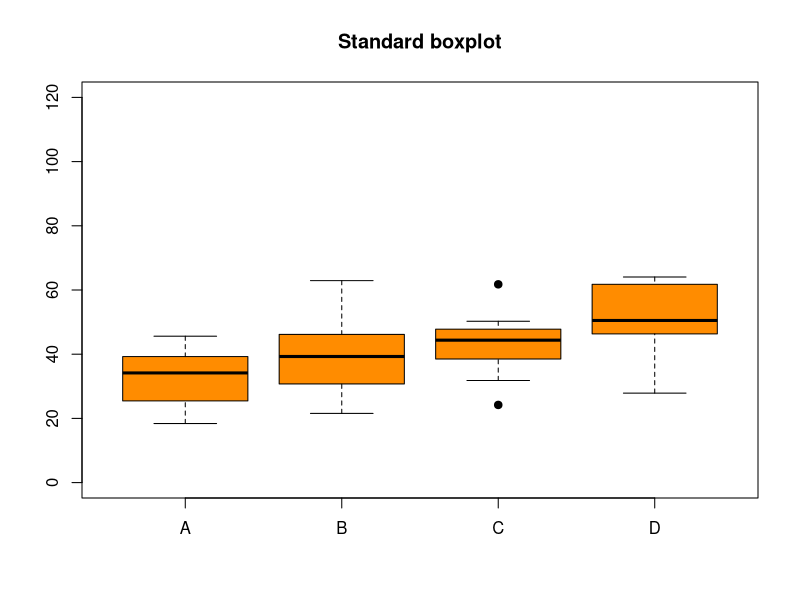
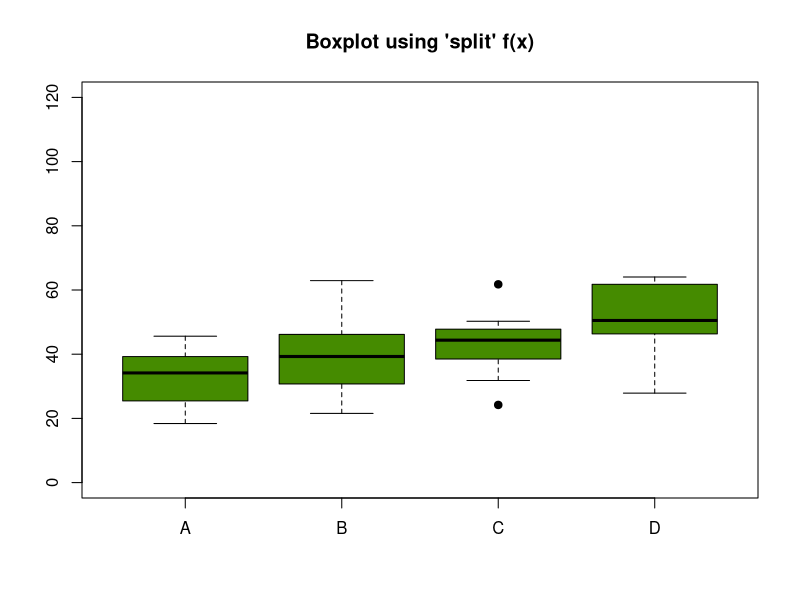
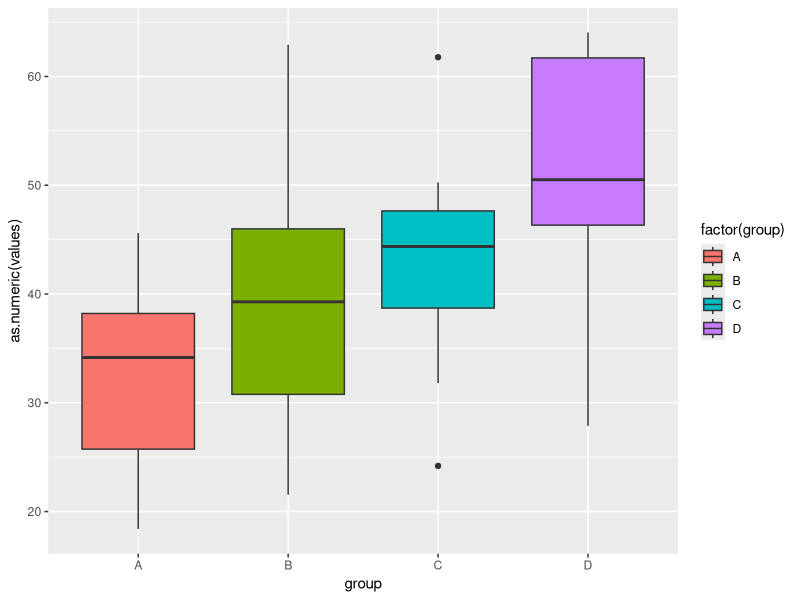
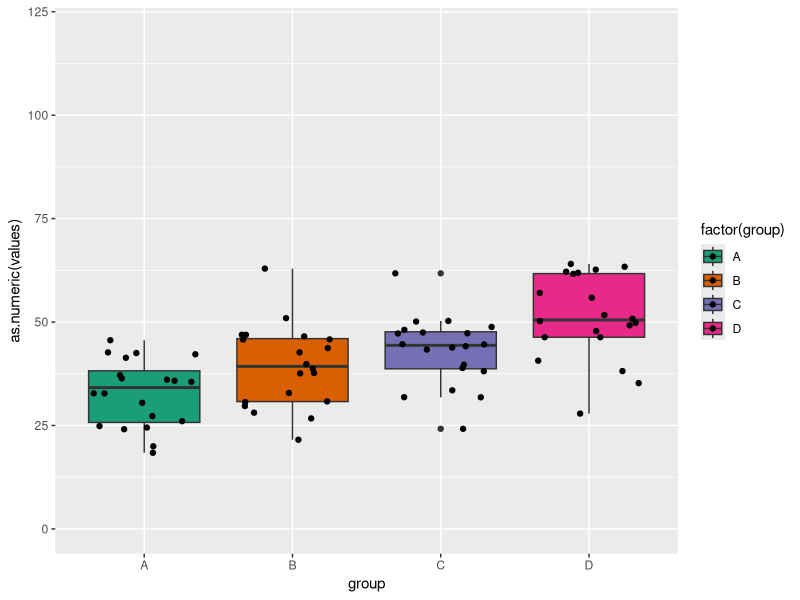
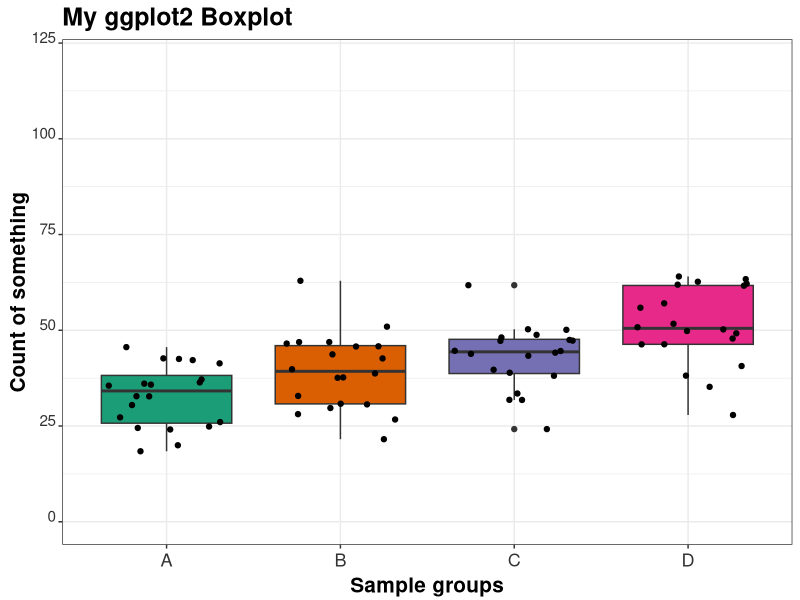
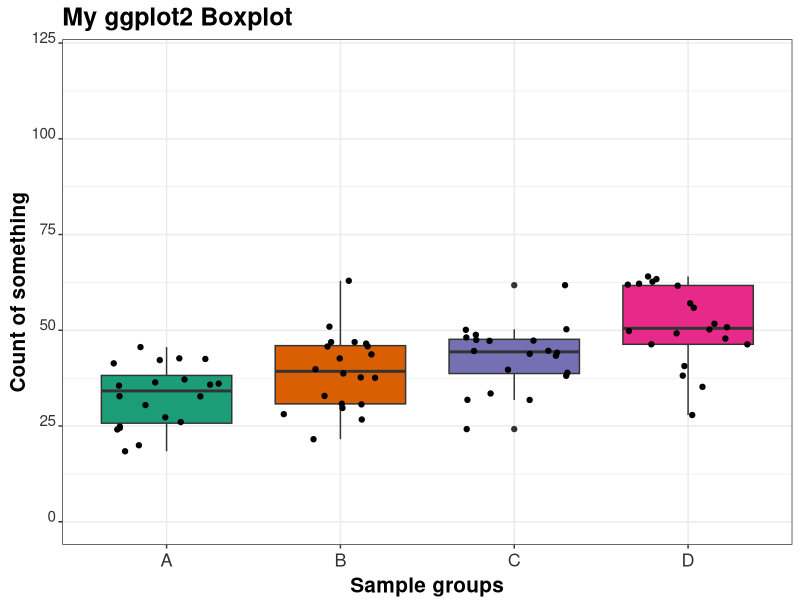

Generate these figures, in order, with R: (Note: this script raises an error after producing the figures.)
# ---------------------------------------------
#        --- ggplot2 Tutorial Series ---
#        ----------- BOXPLOT -----------           
#
# by Damiano Fantini <damiano.fantini@gmail.com>
# ---------------------------------------------
#
# Load required libraries
#
library(ggplot2)
#
# 
# Custom functions
#
make_contrast_coord <- function(n) {
  tmp <- do.call(rbind,lapply(1:n, (function(i){
    do.call(rbind,lapply(1:n, (function(j){
      if(j > i) {
        c(i,j)  
      }
    })))
  })))
  tmp <- data.frame(tmp)
  colnames(tmp) <- c("str", "end")
  tmp$ave <- apply(tmp, 1, mean)
  tmp$len <- apply(tmp, 1, (function(vct){ max(vct) - min(vct) }))
  return(tmp)
}
pval_to_asterisks <- function(p_vals) {
  astk <- sapply(as.numeric(as.character(p_vals)), (function(pv){
    if(pv >= 0 & pv < 0.0001) {
      "****"
    } else if (pv >= 0 & pv < 0.001) {
      "***"
    } else if (pv >= 0 & pv < 0.01) {
      "**"
    }  else if (pv >= 0 & pv < 0.05) {
      "*"
    } else {
      NA
    }
  }))
  return(astk)
}
#
#
# Generate a random dataset: a 20 row x 4 column matrix
#
set.seed(999)
my_data <- matrix(sapply(c(1,2.2,2.9,4.2), (function(i){ rnorm(20, 30 + (5*i), 7+i)})),
                  nrow = 20,
                  ncol = 4, 
                  dimnames = list(paste("r", as.character(1:20), sep =""), c("A", "B", "C", "D")))
boxplot(my_data, col = "darkorange", pch = 19, ylim = c(0,120), main = "Standard boxplot")
head(my_data)
#
# Critical step: convert the matrix into a data frame
# In the resulting data frame, the condition <<A,B,C,D>> is converted in new variable
# The 20 x 4 matrix is converted to a 80 x 2 matrix
# Each row has two cells: condition {A,B,C,D} and value {measured value}
#
my_df <- data.frame(do.call(rbind, lapply(colnames(my_data), (function(clnm){
  values <- my_data[,clnm]
  group <- rep(clnm, nrow(my_data))
  cbind(values, group) # Note that this returns a character matrix
}))), row.names = NULL)
#
#
# Let's make sure that data are in the correct format
# values: numeric
# group: factor
#
my_df$values <- as.numeric(as.character(my_df$values))
is.factor(my_df$group)
#
#
# We can still draw a standard boxplot from here, using the "split" function
# This is the fastestt way (but the resulting plot won't be the cutest possible)
#
boxplot(split(my_df$values, my_df$group),
        col = "chartreuse4", pch = 19, ylim = c(0,120), main = "Boxplot using 'split' f(x)")
#
#
# Now plot a basic boxplot with ggplot2
#
bp <- ggplot(my_df, aes(x = group, y = as.numeric(values), fill = factor(group)))
bp <- bp + geom_boxplot(notch = F)
bp
#
#
# define ylim, set colors and impose jitter
#
bp <- bp + ylim(c(0,120))
my_colors <- c("#1b9e77", "#d95f02", "#7570b3", "#e7298a")
bp <- bp + scale_fill_manual(values=my_colors)
bp <- bp + geom_point(position = position_jitter(width = 0.35))
bp
#
#
# change labels and title and theme; adjust labels margins as needed
#
bp <- bp + labs(title="My ggplot2 Boxplot", x="Sample groups", y = "Count of something")
bp <- bp + theme_bw()
bp <- bp + theme(legend.position="none") # Remove legend
bp <- bp + theme(axis.text.x = element_text(colour="grey20",size=13,angle=0,hjust=.5,vjust=.5,face="plain"),
                 axis.text.y = element_text(colour="grey20",size=11,angle=0,hjust=1,vjust=0,face="plain"),  
                 axis.title.x = element_text(colour="black",size=15,angle=0,hjust=.5,vjust=0,face="bold"),
                 axis.title.y = element_text(colour="black",size=15,angle=90,hjust=.5,vjust=.5,face="bold"),
                 plot.title = element_text(size=18, face = "bold"))
bp
#
#
# Let's complete this analysis by running an ANOVA significance test
# and adding annotation to the plot: which are the significan differences?
# What about the p-values? Let's start with the ANOVA
#
my_anova <- aov(values~group, data = my_df)
my_anova <- TukeyHSD(my_anova)
my_anova <- data.frame(cbind(my_anova$group, 
                             make_contrast_coord(length(levels(my_df$group)))))
my_anova$astks <- pval_to_asterisks(my_anova$p.adj)
#
#
# my_anova includes information about the ANOVA test on our dataset.
# Let's remove non-significant differences, as those won't be plotted.
# The filtered data frame is called tiny_anova. We also order the
# rows according to the distance between boxes (in the boxplot).
# Differences between boxes far away will be annotated at the top
#
tiny_anova <- my_anova[my_anova$p.adj < 0.05,]
tiny_anova <- tiny_anova[order(tiny_anova$len, decreasing = FALSE),]
#
#
# Let's set some parameters for the annotation. Change this depending to the specific boxplot
#
lowest.y <- 85
highest.y <- 110
margin.y <- 5
#
#
# Define the positions where the p-value segments will be drawn and then annotate the p-vals
#
actual.ys <- seq(lowest.y, highest.y, length.out = nrow(tiny_anova))
tiny_anova$ys <- actual.ys
bp_ask <- bp + annotate("segment", x = tiny_anova$str, y = tiny_anova$ys, 
                    xend = tiny_anova$end, yend = tiny_anova$ys, 
                    colour = "black", size = 0.95)
bp_val1 <- bp_ask + annotate("text", x = tiny_anova$ave, y = (tiny_anova$ys + margin.y) , 
                    xend = tiny_anova$end, yend = tiny_anova$ys, 
                    label = paste ("p-val =", format(round(tiny_anova$p.adj, 4), nsmall = 4)))
bp_ask <- bp_ask + annotate("text", x = tiny_anova$ave, y = (tiny_anova$ys + (margin.y/3)) , 
                        xend = tiny_anova$end, yend = tiny_anova$ys,
                        label = tiny_anova$astks, size = 10)
#
#
# Here are three plots:
# 1) boxplot without annotations
# 2) boxplot with p-val annotations (up to 4 decimal places)
# 3) boxplot with *** annotations
#
bp
bp_val
bp_ask
#
#
# Success! Done...
# For questions, contact me at damiano.fantini@gmail.com
# Or visit: http://www.biotechworld.it/bioinf/
#
#
